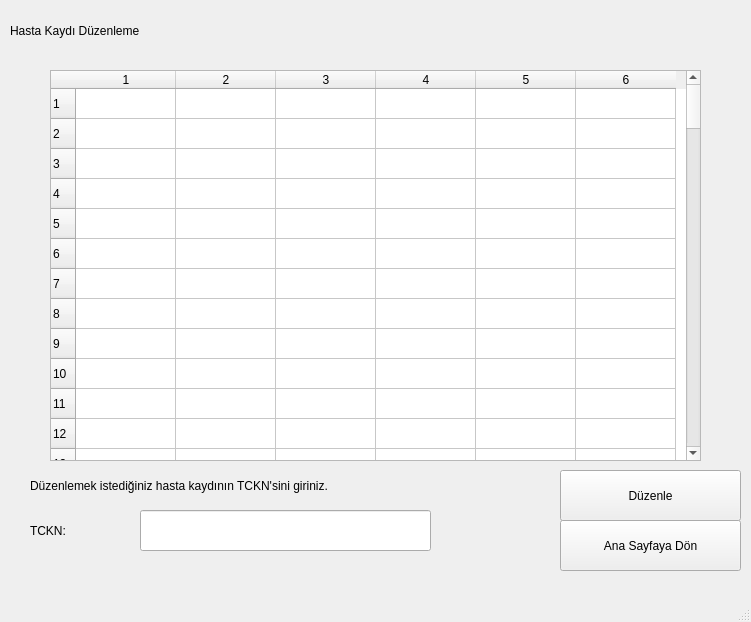
<?xml version="1.0" encoding="UTF-8"?>
<ui version="4.0">
 <class>DuzenleWindow</class>
 <widget class="QMainWindow" name="DuzenleWindow">
  <property name="geometry">
   <rect>
    <x>0</x>
    <y>0</y>
    <width>751</width>
    <height>622</height>
   </rect>
  </property>
  <property name="windowTitle">
   <string>MainWindow</string>
  </property>
  <widget class="QWidget" name="centralwidget">
   <widget class="QLabel" name="label">
    <property name="geometry">
     <rect>
      <x>10</x>
      <y>10</y>
      <width>331</width>
      <height>41</height>
     </rect>
    </property>
    <property name="styleSheet">
     <string notr="true">font: 32pt &quot;.AppleSystemUIFont&quot;;</string>
    </property>
    <property name="text">
     <string>Hasta Kaydı Düzenleme</string>
    </property>
   </widget>
   <widget class="QTableWidget" name="tableDuzenle">
    <property name="geometry">
     <rect>
      <x>50</x>
      <y>70</y>
      <width>651</width>
      <height>391</height>
     </rect>
    </property>
    <property name="rowCount">
     <number>100</number>
    </property>
    <property name="columnCount">
     <number>6</number>
    </property>
    <row/>
    <row/>
    <row/>
    <row/>
    <row/>
    <row/>
    <row/>
    <row/>
    <row/>
    <row/>
    <row/>
    <row/>
    <row/>
    <row/>
    <row/>
    <row/>
    <row/>
    <row/>
    <row/>
    <row/>
    <row/>
    <row/>
    <row/>
    <row/>
    <row/>
    <row/>
    <row/>
    <row/>
    <row/>
    <row/>
    <row/>
    <row/>
    <row/>
    <row/>
    <row/>
    <row/>
    <row/>
    <row/>
    <row/>
    <row/>
    <row/>
    <row/>
    <row/>
    <row/>
    <row/>
    <row/>
    <row/>
    <row/>
    <row/>
    <row/>
    <row/>
    <row/>
    <row/>
    <row/>
    <row/>
    <row/>
    <row/>
    <row/>
    <row/>
    <row/>
    <row/>
    <row/>
    <row/>
    <row/>
    <row/>
    <row/>
    <row/>
    <row/>
    <row/>
    <row/>
    <row/>
    <row/>
    <row/>
    <row/>
    <row/>
    <row/>
    <row/>
    <row/>
    <row/>
    <row/>
    <row/>
    <row/>
    <row/>
    <row/>
    <row/>
    <row/>
    <row/>
    <row/>
    <row/>
    <row/>
    <row/>
    <row/>
    <row/>
    <row/>
    <row/>
    <row/>
    <row/>
    <row/>
    <row/>
    <row/>
    <column/>
    <column/>
    <column/>
    <column/>
    <column/>
    <column/>
   </widget>
   <widget class="QLineEdit" name="lineDuzenle">
    <property name="geometry">
     <rect>
      <x>140</x>
      <y>510</y>
      <width>291</width>
      <height>41</height>
     </rect>
    </property>
   </widget>
   <widget class="QLabel" name="label_2">
    <property name="geometry">
     <rect>
      <x>30</x>
      <y>470</y>
      <width>491</width>
      <height>31</height>
     </rect>
    </property>
    <property name="styleSheet">
     <string notr="true">font: 20pt &quot;.AppleSystemUIFont&quot;;</string>
    </property>
    <property name="text">
     <string>Düzenlemek istediğiniz hasta kaydının TCKN'sini giriniz.</string>
    </property>
   </widget>
   <widget class="QLabel" name="label_3">
    <property name="geometry">
     <rect>
      <x>30</x>
      <y>510</y>
      <width>101</width>
      <height>41</height>
     </rect>
    </property>
    <property name="styleSheet">
     <string notr="true">font: 36pt &quot;.AppleSystemUIFont&quot;;</string>
    </property>
    <property name="text">
     <string>TCKN:</string>
    </property>
   </widget>
   <widget class="QPushButton" name="btnDuzenle">
    <property name="geometry">
     <rect>
      <x>560</x>
      <y>470</y>
      <width>181</width>
      <height>51</height>
     </rect>
    </property>
    <property name="styleSheet">
     <string notr="true">font: 22pt &quot;.AppleSystemUIFont&quot;;</string>
    </property>
    <property name="text">
     <string>Düzenle</string>
    </property>
   </widget>
   <widget class="QPushButton" name="btnAnaSayfa">
    <property name="geometry">
     <rect>
      <x>560</x>
      <y>520</y>
      <width>181</width>
      <height>51</height>
     </rect>
    </property>
    <property name="styleSheet">
     <string notr="true">font: 20pt &quot;.AppleSystemUIFont&quot;;</string>
    </property>
    <property name="text">
     <string>Ana Sayfaya Dön</string>
    </property>
   </widget>
  </widget>
  <widget class="QMenuBar" name="menubar">
   <property name="geometry">
    <rect>
     <x>0</x>
     <y>0</y>
     <width>751</width>
     <height>24</height>
    </rect>
   </property>
  </widget>
  <widget class="QStatusBar" name="statusbar"/>
 </widget>
 <resources/>
 <connections/>
</ui>
